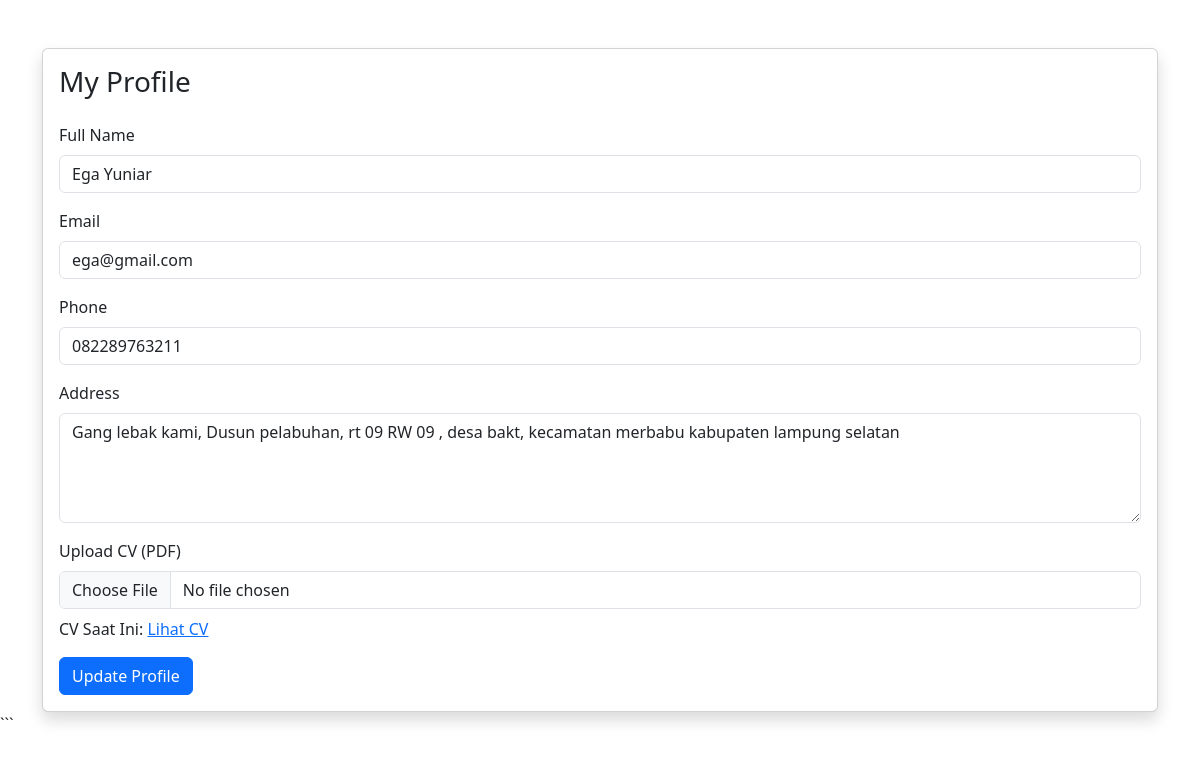
Screenshot of /user/profile.php (signed in) with the database file from the repository.
### tables this page shows
CREATE TABLE `users` (
  `id` int(11) NOT NULL,
  `fullname` varchar(100) NOT NULL,
  `email` varchar(100) NOT NULL,
  `password` varchar(255) NOT NULL,
  `phone` varchar(20) DEFAULT NULL,
  `photo` varchar(255) DEFAULT NULL,
  `cv` varchar(255) DEFAULT NULL,
  `address` text DEFAULT NULL,
  `role` enum('user','admin') DEFAULT 'user',
  `created_at` timestamp NOT NULL DEFAULT current_timestamp()
);

### user/profile.php (the view, shortened to what this page needs)
<?php
include '../config/database.php';
$user_id = $_SESSION['user_id'];
$query = mysqli_query($conn, "SELECT * FROM users WHERE id='$user_id'");
$user = mysqli_fetch_assoc($query);
?>
<!DOCTYPE html>
<html lang="en">
<head>
<link href="https://cdn.jsdelivr.net/npm/bootstrap@5.3.3/dist/css/bootstrap.min.css" rel="stylesheet">
</head>
<body>
<div class="container mt-5">
    <div class="card shadow">
        <div class="card-body">
            <h3 class="mb-4">My Profile</h3>
            <form method="POST" enctype="multipart/form-data">
                <div class="mb-3">
                    <label class="form-label">Full Name</label>
                    <input
                        type="text"
                        class="form-control"
                        value="<?php echo $user['fullname']; ?>"
                        readonly>
                </div>
                <div class="mb-3">
                    <label class="form-label">Email</label>
                    <input
                        type="email"
                        class="form-control"
                        value="<?php echo $user['email']; ?>"
                        readonly>
                </div>
                <div class="mb-3">
                    <label class="form-label">Phone</label>
                    <input
                        type="text"
                        name="phone"
                        class="form-control"
                        value="<?php echo $user['phone']; ?>">
                </div>
                <div class="mb-3">
                    <label class="form-label">Address</label>
                    <textarea
                        name="address"
                        class="form-control"
                        rows="4"><?php echo $user['address']; ?></textarea>
                </div>
                <div class="mb-3">
                    <label class="form-label">
                        Upload CV (PDF)
                    </label>
                    <input
                        type="file"
                        name="cv"
                        class="form-control"
                        accept=".pdf">
                    <?php if(!empty($user['cv'])){ ?>
                        <div class="mt-2">
                            CV Saat Ini:
                            <a
                                href="../uploads/cv/<?php echo $user['cv']; ?>"
                                target="_blank">
                                Lihat CV
                            </a>
                        </div>
                    <?php } ?>
                </div>
                <button
                    type="submit"
                    name="update"
                    class="btn btn-primary">
                    Update Profile
                </button>
            </form>
        </div>
    </div>
</div>
</body>
</html>

### rows the page displays
users: fullname "Ega Yuniar", email "ega@gmail.com", phone "082289763211", address "Gang lebak kami, Dusun pelabuhan, rt 09 RW 09 , desa bakt, kecamatan merbabu kabupaten lampung selatan"
